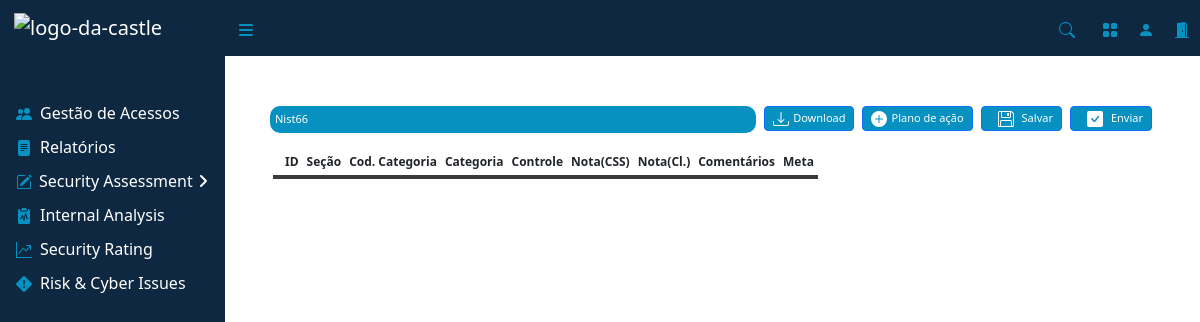
/assess_iso/2/, run on an earlier commit of the app's database.
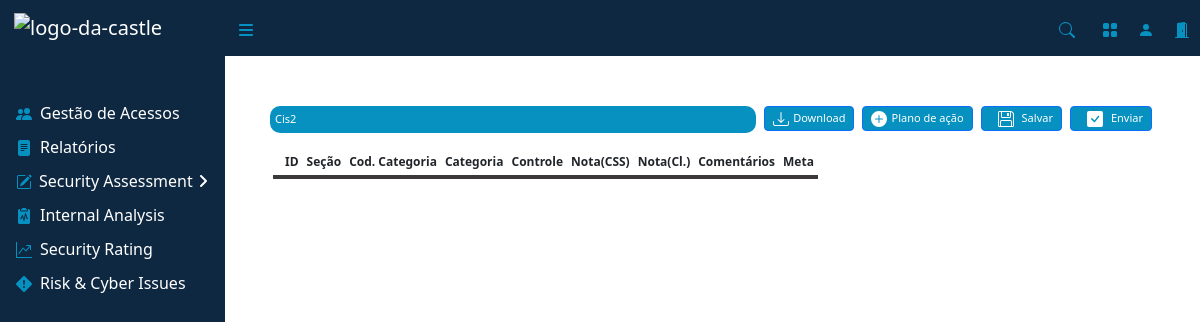
And on a later commit of the database.
### assessment/models.py (models this page shows, shortened)
class TipoModelo(models.Model):
    BINARIO = 'Binário'
    CMMI = 'CMMI'
    CONFORMIDADE = 'Conformidade'
    CRITERIO_CHOICES = [
        (BINARIO, 'Binário'),
        (CMMI, 'CMMI'),
        (CONFORMIDADE, 'Conformidade'),
    ]
    nome = models.CharField(max_length=100)
    descricao = models.TextField()
    criterio = models.CharField(max_length=20, choices=CRITERIO_CHOICES)
    excel_file = models.FileField(upload_to='uploads/')# Define para salvar na pasta media
    data_upload = models.DateField(auto_now_add=True)
    is_proprio = models.BooleanField(default=False)  # Campo booleano para checkbox
    upload_id = models.UUIDField(default=uuid.uuid4, editable=False, unique=True)  # ID único para cada upload

### assessment/views.py (the view, shortened to what this page needs)
# urls.py: path('assess_iso/<int:id>/', views.AssessIso.as_view(), name='assess_iso'),
class AssessIso(View):
    template_name = 'paginas/assess_iso.html'
    def get(self, request, id):
        framework = get_object_or_404(TipoModelo, id=id)
        isos = Iso.objects.filter(framework=framework)
        notas = range(0, 6)
        return render(request, self.template_name, {
            'framework': framework,
            'isos': isos,
            'notas': notas,
            'framework_id': id  # Passa o ID do framework
        })

### assessment/templates/paginas/assess_iso.html (shortened to what this page needs)
{% extends 'base.html' %}
{% load crispy_forms_tags %}
{% block content %}
<main>
    <form method="post" action="{% url 'assess_iso' id=framework_id %}" id="nistForm">
        <div class="d-flex mb-3" style="margin-top: 50px; margin-left: 45px; margin-right: 40px;">
            <div class="d-none d-md-inline-block btn-primary d-flex me-2 " style="background-color: #0691c0; color: white; font-size: 11px; border-radius: 10px; padding: 5px; width: 100%; justify-content: flex-start;">
                <div>{{ framework.nome }}</div>
            </div>
            <button type="button" onclick="window.location.href='{{ assessment.excel_file.url }}'" class="btn btn-primary btn-sm font-small text-center d-flex align-items-center justify-content-center me-2">
                Download
            </button>
            <button type="button" class="btn btn-primary btn-sm font-small text-center d-flex align-items-center justify-content-center me-2" style="white-space: nowrap;">
                <svg width="16" height="16" fill="currentColor" class="bi bi-plus-circle-fill me-1" viewBox="0 0 16 16">
                    <path d="M16 8A8 8 0 1 1 0 8a8 8 0 0 1 16 0M8.5 4.5a.5.5 0 0 0-1 0v3h-3a.5.5 0 0 0 0 1h3v3a.5.5 0 0 0 1 0v-3h3a.5.5 0 0 0 0-1h-3z"/>
                </svg>
                Plano de ação
            </button>
            <button type="submit"  class="btn btn-primary btn-sm font-small text-center d-flex align-items-center justify-content-center me-2">
                Salvar
            </button>
            <button type="button" class="btn btn-primary btn-sm font-small text-center d-flex align-items-center justify-content-center me-2">
                Enviar
            </button>
        </div>
        <div class="table-responsive font-middle px-5">
            <table class="table-sm">
                <thead>
                    <tr>
                        <th></th>
                        <th>ID</th>
                        <th>Seção</th>
                        <th>Cod. Categoria</th>
                        <th>Categoria</th>
                        <th>Controle</th>
                        <th>Nota(CSS)</th>
                        <th>Nota(Cl.)</th>
                        <th>Comentários</th>
                        <th>Meta</th>
                    </tr>
                </thead>
            </table>
        </div>
    </form>
</main>
{% endblock %}

What changed in the data, as far as the page shows it:
changed TipoModelo: nome "Nist66" → "Cis2"
